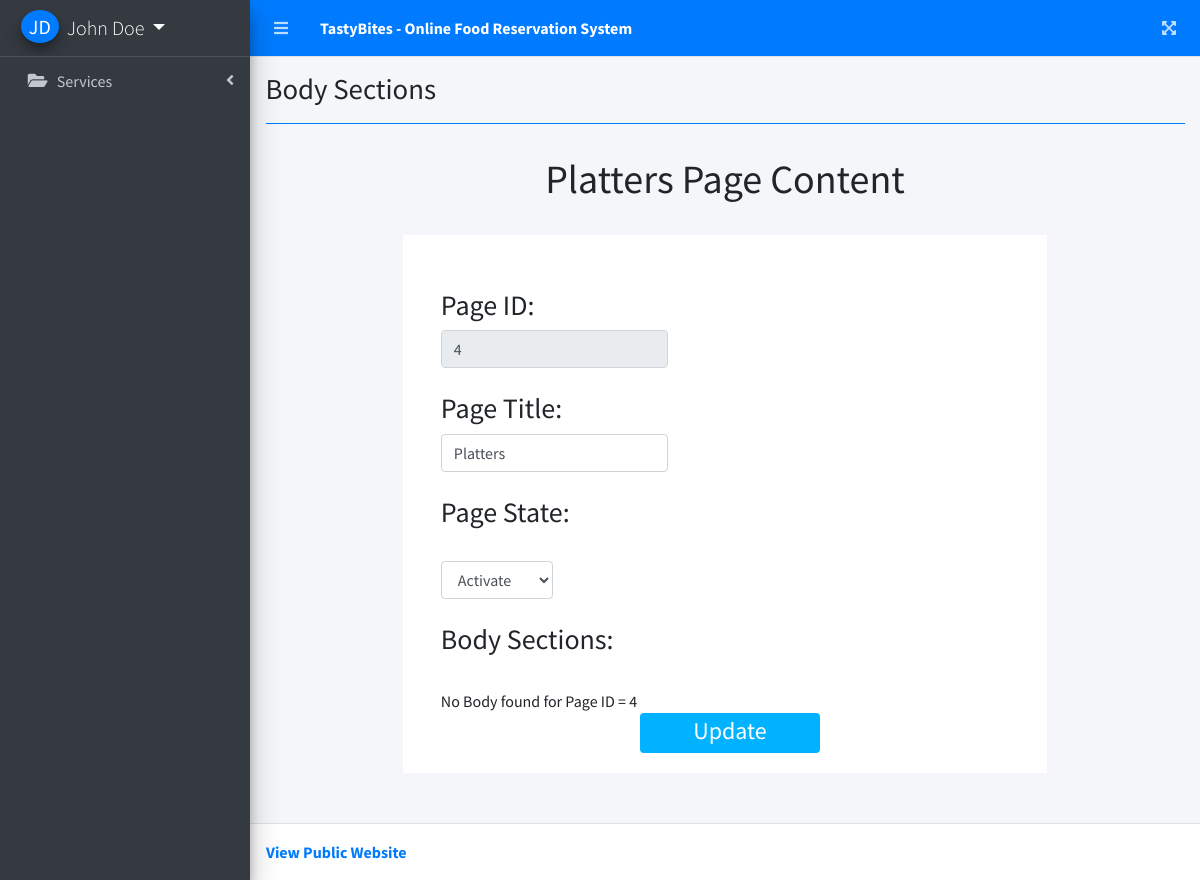
/Admin_Section/index.php?page=Body_Sections&page_id=4 (signed in), run on the app's committed database.
### tables this page shows
CREATE TABLE `pages` (
  `Page_ID` int(11) NOT NULL,
  `Title` varchar(255) DEFAULT NULL,
  `Active` tinyint(1) DEFAULT NULL
);

### Admin_Section/Body_Sections.php (the view, shortened to what this page needs)
<link href="assets/Styles/Body_Sections_Style.css" rel="stylesheet">
    <?php
        include ('DB_Connect.php');
        $Page_Title = "";
        $Page_State = "";
        if (isset($_SESSION['Page_ID'])) {
            $sql = "SELECT * FROM Pages WHERE Page_ID = ?";
            $stmt = mysqli_prepare($conn, $sql);
            mysqli_stmt_bind_param($stmt, "i",  $_SESSION['Page_ID']);
            mysqli_stmt_execute($stmt);
            $result = mysqli_stmt_get_result($stmt);
            if ($result && mysqli_num_rows($result) > 0) {
                $row = mysqli_fetch_assoc($result);
                $Page_Title = $row['Title'];
                $Page_State = ($row['Active'] == 0 ? "Inactive" : "Active");
            }
        }
    ?>
<div class = "text-center"><h1><?php echo htmlspecialchars($Page_Title); ?> Page Content</h1><br></div>
<div style="display: flex; justify-content: center; margin-bottom: 30px; padding-bottom: 20px;">
    <form class="form-inline" id="body_sections_form">
        <div class="col">
            <br><div class="row-md-4">
                <h3>Page ID:</h3>
                <input type="number" class="form-control" id="page_id" value="<?php echo htmlspecialchars( $_SESSION['Page_ID']); ?>" name="page_id" disabled>
            </div><br>
            <div class="row-md-4">
                <h3>Page Title:</h3>
                <input type="text" class="form-control" id="title" value="<?php echo htmlspecialchars($Page_Title); ?>" name="title">
            </div><br>
            <div class="row-md-4">
                <h3>Page State:</h3><br>
                <select class="form-control" id="state" name="state" onchange="toggleInput('state')">
                    <option value="activate" <?php echo ($Page_State === "Active") ? "selected" : ""; ?>>Activate</option>
                </select>
            </div><br>
            <h3>Body Sections:</h3><br>
            <?php include('Retrive_Page_Body_Sections.php'); ?>
            <div class="text-center">
                <button type="submit" class="btn  custom-search-button-2" style="width: 180px;" id="Update" name="Update" value="Update">
                    <h4>Update</h4>
                </button>
            </div>
        </div>
    </form>
</div>
</body>
</html>

### Admin_Section/assets/Styles/Body_Sections_Style.css (style rules this page uses)
.custom-search-button-2 { padding-top: 3px; height: 40px; background-color: #00b2ff; color: white }
.form-inline { width: 70%; padding-top: 30px; padding-right: 20px; padding-left: 30px; padding-bottom: 20px; background-color: white; }

### data on the page
pages: Title "Platters", title "Platters", state "Activate"

### other printed values
$initials "JD"
$_SESSION['login_Admin_fullname'] "John Doe"
$title "Body Sections"
$pageId "4"
